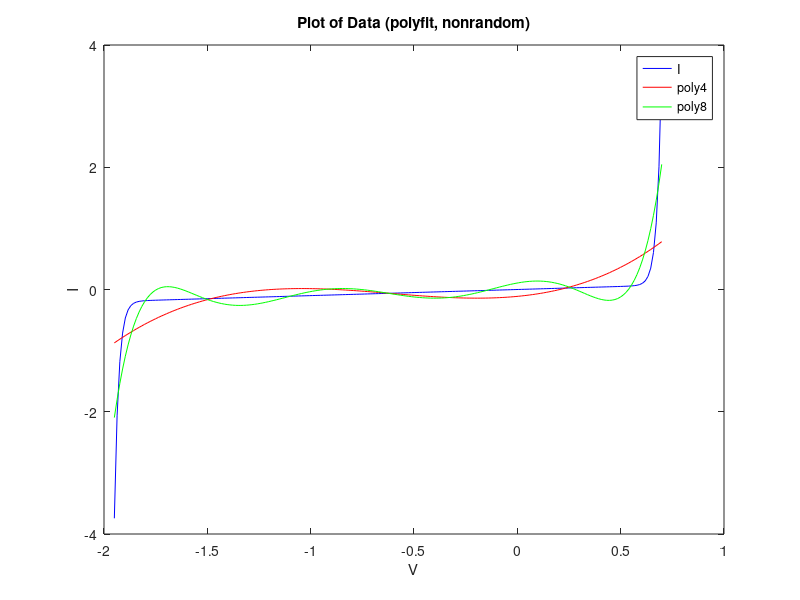
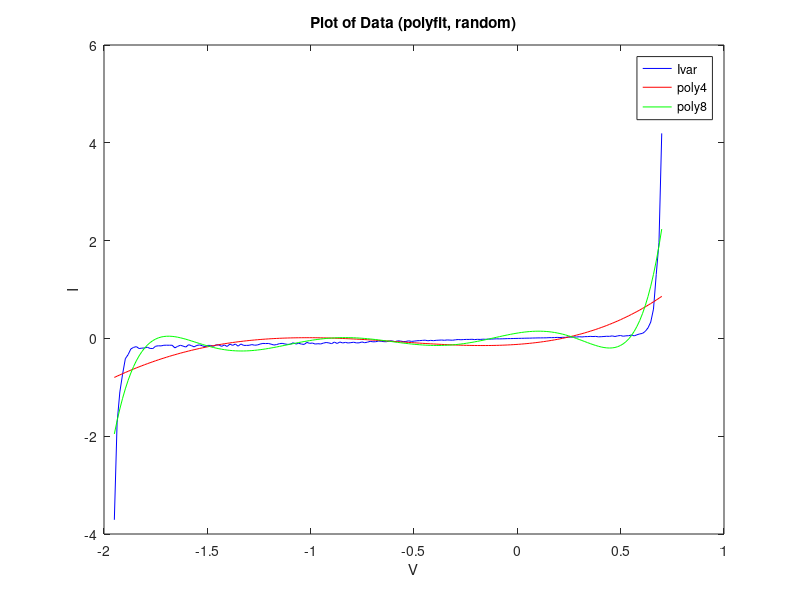
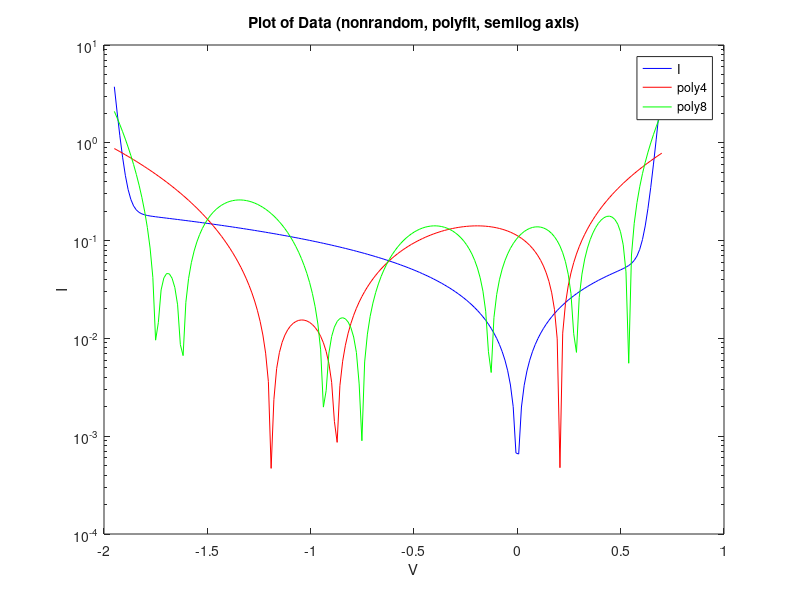
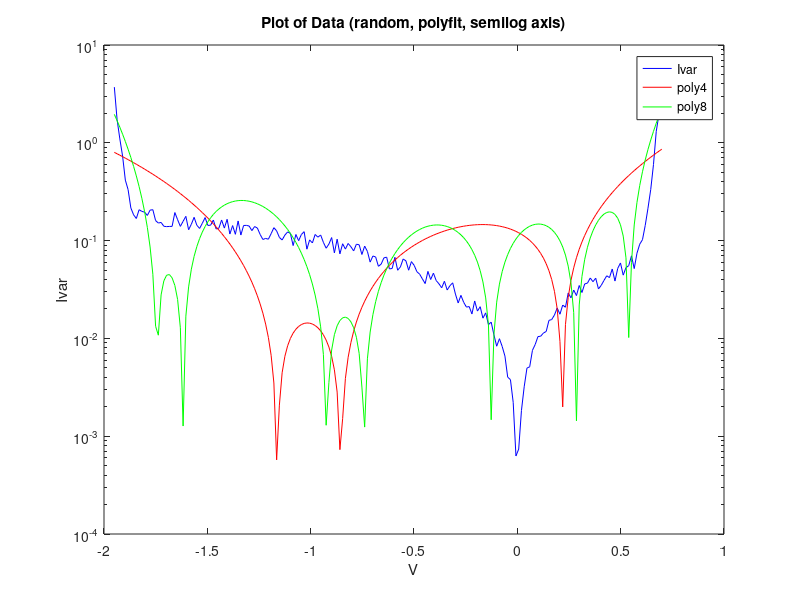

The MATLAB script that drew these images, in order: (Note: this script raises an error after producing the figures.)
%Elec 4700 PA#8 Karim Attia - 100998003
%set up initial values
Is = 0.01e-12;
Ib = 0.1e-12;
Vb = 1.3;
Gp = 0.1;

%generate vectors
V = [-1.95:0.01331:0.7];
I = zeros(1,200);
Ivar = zeros(1,200);


for ( i = 1:200)

    var = 0.4.*rand(1) + 0.8;
    Vp = V(i);
    I(i) = Is*(exp(48*Vp) - 1) + Gp*Vp - Ib*(exp(-48*(Vp+Vb)) - 1);
    Ivar(i) = I(i)*var;

end


%poly fitting

p_I4 = polyfit(V,I,4);
p_Ivar4 = polyfit(V,Ivar,4);
p_I8 = polyfit(V,I,8);
p_Ivar8 = polyfit(V,Ivar,8);

eq_I4 = polyval(p_I4,V);
eq_Ivar4 = polyval(p_Ivar4,V);
eq_I8 = polyval(p_I8,V);
eq_Ivar8 = polyval(p_Ivar8,V);

%plot results

%poly fit

figure(1)
plot(V,I,'b');
hold on
title('Plot of Data (polyfit, nonrandom)');
plot(V,eq_I4,'r');
plot(V,eq_I8,'g');
xlabel('V');
ylabel('I');
legend('I','poly4','poly8');



figure(2)

plot(V,Ivar,'b');
hold on
title('Plot of Data (polyfit, random)');

plot(V,eq_Ivar4,'r');
plot(V,eq_Ivar8,'g');
xlabel('V');
ylabel('I');
legend('Ivar','poly4','poly8');



%semilog fit

figure(3)
semilogy(V,abs(I),'b');
hold on
semilogy(V,abs(eq_I4),'r');
semilogy(V,abs(eq_I8),'g');
title('Plot of Data (nonrandom, polyfit, semilog axis)');

xlabel('V');
ylabel('I');
legend('I','poly4', 'poly8');



figure(4)
semilogy(V,abs(Ivar),'b');
hold on
semilogy(V,abs(eq_Ivar4),'r');
semilogy(V,abs(eq_Ivar8),'g');
title('Plot of Data (random, polyfit, semilog axis)');
xlabel('V');
ylabel('Ivar');
legend('Ivar','poly4', 'poly8');





%fitted curves

%2 fitted parameters

fo2 = fittype('A.*(exp(48*x) - 1) + Gp.*x -C*(exp(-48*(x+Vb))-1)');
ff2 = fit(V.',Ivar.',fo2);
If2 = ff2(V);

%3 fitted parameters

fo3 = fittype('A.*(exp(48*x) - 1) + B.*x -C*(exp(-48*(x+Vb))-1)');
ff3 = fit(V.',Ivar.',fo3);
If3 = ff3(V);



%all 4 parameters

fo4 = fittype('A.*(exp(48*x) - 1) + B.*x -C*(exp(-48*(x+D))-1)');
ff4 = fit(V.',Ivar.',fo4);
If4 = ff4(V);



%plot

figure(5)
plot(V,Ivar,'b')
hold on
plot(V,If2,'r');
plot(V,If3,'g');
plot(V,If4,'y');
title('Nonlinear fit');
legend('Ivar','2fit', '3fit','4fit');



figure(6)
semilogy(V,abs(Ivar),'b')
hold on
semilogy(V,abs(If2),'r');
semilogy(V,abs(If3),'g');
semilogy(V,abs(If4),'y');
title('Nonlinear fit, log scale');
legend('Ivar','2fit', '3fit','4fit');



%neural net

inputs = V.';
targets = I.';
hiddenLayerSize = 10;
net = fitnet(hiddenLayerSize);
net.divideParam.trainRatio = 70/100;
net.divideParam.valRatio = 15/100;
net.divideParam.testRatio = 15/100;
[net,tr] = train(net,inputs,targets);
outputs = net(inputs);
errors = gsubtract(outputs,targets);
performance = perform(net,targets,outputs);
view(net)
Inn = outputs;



%neural net plot

figure(7)
plot(V,Ivar,'b')
hold on
plot(V,Inn,'r');
title('Neural fit');
legend('Ivar','neural fit');



figure(8)
semilogy(V,abs(Ivar),'b')
hold on
semilogy(V,abs(Inn),'r');
title('Neural net fit, log scale');
legend('Ivar','neural fit')